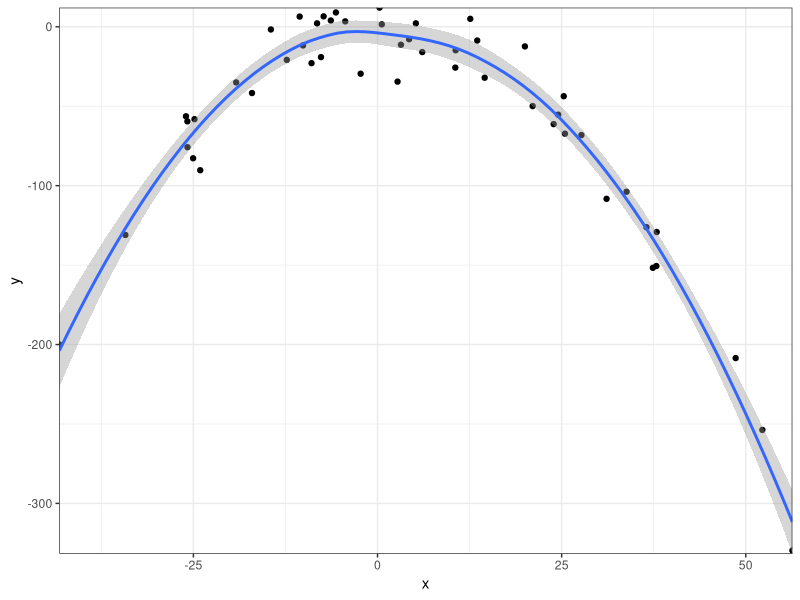

Reproduce this figure in R.
## ---- chunk 1
library(ggplot2)
## ---- chunk 2
print("This is a test of print()")
## ---- chunk 3
data <- data.frame(x = rnorm(50, 3, 23))
data$y = .3*data$x - .1*data$x^2 + rnorm (50, 0, 15)

ggplot(data, aes(x,y)) +
  geom_point() +
  stat_smooth() +
  coord_cartesian(expand = FALSE) +
  theme_bw()
